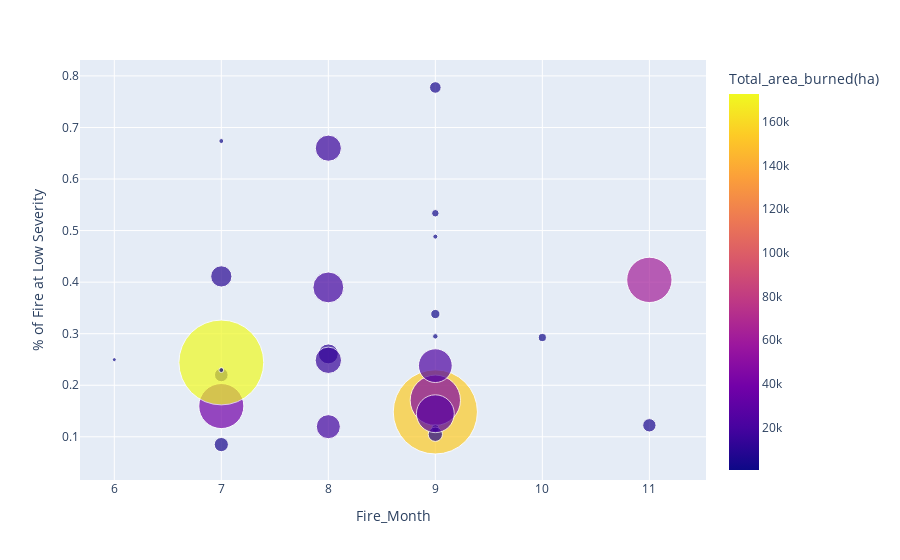

The notebook cell saved with this chart:
### Code cell
fig = px.scatter(foi, x='Fire_Month', y='% of Fire at Low Severity', size_max=60,
                    color='Total_area_burned(ha)', size='CO2(kg)', hover_data=['Fire_Name'])

fig.show()

### Figure 1 — Plotly figure (JSON) as saved in the notebook; plotly's stock layout.template omitted (floating-point values rounded to 4 significant figures)
{"data": [{"customdata": [["SLINK"], ["CREEK"], ["GOLD"], ["HOG"], ["LOYALTON"], ["MOUNTAIN VIEW"], ["SLATER"], ["SNOW"], ["VALLEY"], ["CAPLES"], ["COW"], ["LIME"], ["LONE"], ["MIDDLE"], ["SOUTH"], ["TABOOSE"], ["WALKER"], ["CAMP"], ["CRANSTON"], ["DELTA"], ["DONNELL"], ["FERGUSON"], ["HIRZ"], ["RANCH"], ["STONE"], ["STONE"], ["VALLEY"]], "hovertemplate": "Fire_Month=%{x}<br>% of Fire at Low Severity=%{y}<br>CO2(kg)=%{marker.size}<br>Fire_Name=%{customdata[0]}<br>Total_area_burned(ha)=%{marker.color}<extra></extra>", "legendgroup": "", "marker": {"color": [10790.0, 153700.0, 9126.0, 3849.0, 18860.0, 5124.0, 45117, 2511.0, 6573.0, 1406.0, 803.8, 747, 2218.0, 548.5, 2274.0, 4189.0, 23700.0, 61970.0, 5292.0, 25790.0, 14630.0, 38800.0, 18900.0, 172800.0, 671.5, 15970.0, 506.7], "coloraxis": "coloraxis", "size": [967000000.0, 17282058630, 1101213444, 492300000.0, 1409755712, 434500000.0, 6182868848, 134500000.0, 500200000.0, 159400000.0, 59530000.0, 61800000.0, 136900000.0, 72920000.0, 208800000.0, 326300000.0, 2781115694, 5008799091, 452800000.0, 3496762706, 1699084975, 4958360511, 2323966988, 17560131063, 38550000.0, 1665182175, 57800000.0], "sizemode": "area", "sizeref": 4878000.0, "symbol": "circle"}, "mode": "markers", "name": "", "orientation": "v", "showlegend": false, "type": "scatter", "x": [8, 9, 7, 7, 8, 11, 9, 9, 9, 10, 7, 9, 9, 9, 9, 9, 9, 11, 7, 9, 8, 7, 8, 7, 6, 8, 7], "xaxis": "x", "y": [0.2608, 0.1482, 0.4112, 0.08496, 0.1197, 0.1223, 0.171, 0.1165, 0.1049, 0.2926, 0.6737, 0.4883, 0.5337, 0.2949, 0.3382, 0.7776, 0.238, 0.4044, 0.22, 0.1448, 0.2485, 0.1597, 0.3898, 0.2442, 0.2497, 0.6599, 0.2295], "yaxis": "y"}], "layout": {"coloraxis": {"colorbar": {"title": {"text": "Total_area_burned(ha)"}}, "colorscale": [[0, "#0d0887"], [0.1111, "#46039f"], [0.2222, "#7201a8"], [0.3333, "#9c179e"], [0.4444, "#bd3786"], [0.5556, "#d8576b"], [0.6667, "#ed7953"], [0.7778, "#fb9f3a"], [0.8889, "#fdca26"], [1, "#f0f921"]]}, "legend": {"itemsizing": "constant", "tracegroupgap": 0}, "margin": {"t": 60}, "xaxis": {"anchor": "y", "domain": [0, 1], "title": {"text": "Fire_Month"}}, "yaxis": {"anchor": "x", "domain": [0, 1], "title": {"text": "% of Fire at Low Severity"}}}}
